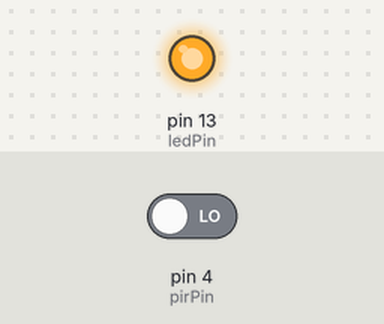
Bench run of a sketch on a simulated Arduino Uno, built with avr-gcc and run on an emulated ATmega328P. On the bench: output pins drawn as LEDs (lit = HIGH). The test bench sets the inputs (shaded band); at power-on: pin 4 (pirPin) LOW.

Above: at 0.1 s.
Timing chart, 0 to 1.6 s (numbered marks = the images above):
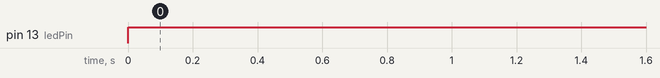

Measured:
- by itself, pin 13 (ledPin): LOW → HIGH at 0.00 s

The sketch:

01_smart_street_light.ino
```cpp
const int pirPin = 4;
const int ledPin = 13;
void setup() {
  pinMode(pirPin, INPUT);
  pinMode(ledPin, OUTPUT);
}
void loop() {
  if (digitalRead(pirPin) == HIGH) {
    digitalWrite(ledPin, HIGH);
  }
  else if
   (digitalRead(pirPin) == LOW){
    digitalWrite(ledPin, HIGH);
    }

  delay(100);
}
```
